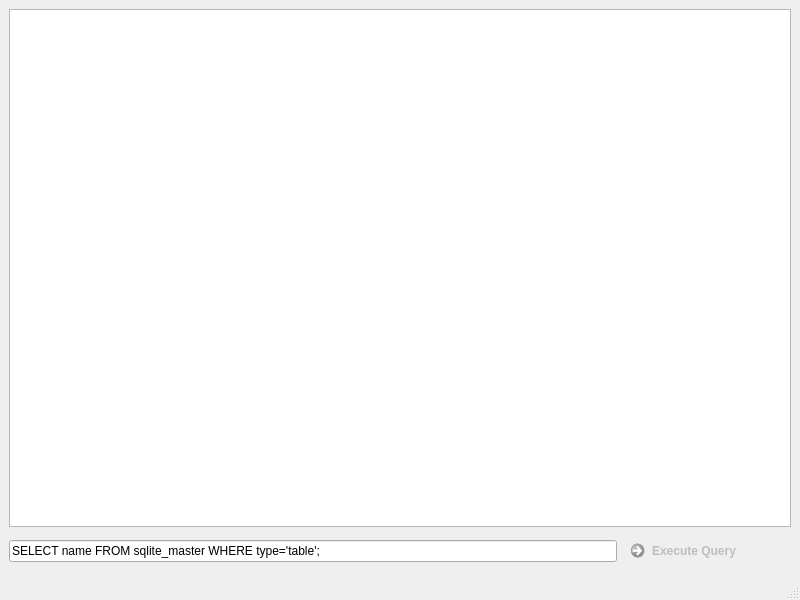
<?xml version="1.0" encoding="UTF-8"?>
<ui version="4.0">
 <class>Saab</class>
 <widget class="QMainWindow" name="Saab">
  <property name="geometry">
   <rect>
    <x>0</x>
    <y>0</y>
    <width>800</width>
    <height>600</height>
   </rect>
  </property>
  <property name="SAAB" stdset="0">
   <string>MainWindow</string>
  </property>
  <widget class="QWidget" name="central_widget">
   <layout class="QGridLayout" name="grid_layout">
    <item row="2" column="0">
     <widget class="QLineEdit" name="line_edit_query">
      <property name="text">
       <string>SELECT name FROM sqlite_master WHERE type='table';</string>
      </property>
     </widget>
    </item>
    <item row="0" column="0" colspan="2">
     <widget class="QTableView" name="table_view"/>
    </item>
    <item row="2" column="1">
     <widget class="QCommandLinkButton" name="button_query">
      <property name="enabled">
       <bool>false</bool>
      </property>
      <property name="text">
       <string>Execute Query</string>
      </property>
     </widget>
    </item>
   </layout>
  </widget>
  <widget class="QMenuBar" name="menubar">
   <property name="geometry">
    <rect>
     <x>0</x>
     <y>0</y>
     <width>800</width>
     <height>22</height>
    </rect>
   </property>
   <widget class="QMenu" name="menu_file">
    <property name="title">
     <string>File</string>
    </property>
    <addaction name="action_open"/>
    <addaction name="action_exit"/>
   </widget>
   <addaction name="menuFile"/>
  </widget>
  <widget class="QStatusBar" name="statusbar"/>
  <action name="action_open">
   <property name="text">
    <string>Open Database</string>
   </property>
  </action>
  <action name="action_exit">
   <property name="text">
    <string>Exit</string>
   </property>
  </action>
 </widget>
 <resources/>
 <connections/>
</ui>
